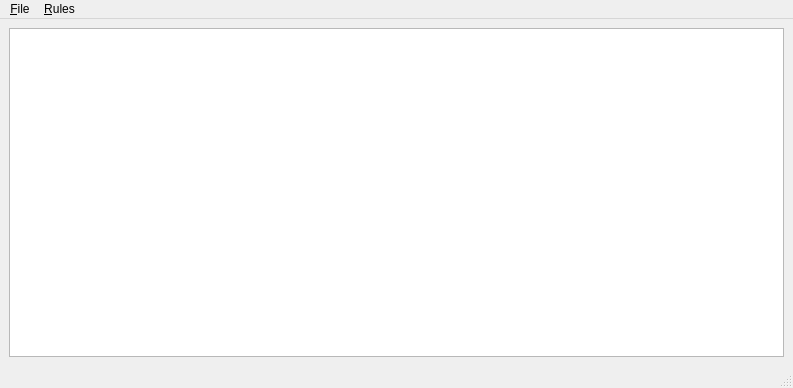
<?xml version="1.0" encoding="UTF-8"?>
<ui version="4.0">
 <class>MainWindow</class>
 <widget class="QMainWindow" name="MainWindow">
  <property name="geometry">
   <rect>
    <x>0</x>
    <y>0</y>
    <width>793</width>
    <height>388</height>
   </rect>
  </property>
  <property name="sizePolicy">
   <sizepolicy hsizetype="Preferred" vsizetype="Preferred">
    <horstretch>0</horstretch>
    <verstretch>0</verstretch>
   </sizepolicy>
  </property>
  <property name="windowTitle">
   <string>MainWindow</string>
  </property>
  <widget class="QWidget" name="centralwidget">
   <layout class="QVBoxLayout" name="verticalLayout_2">
    <item>
     <layout class="QVBoxLayout" name="verticalLayout" stretch="0">
      <property name="spacing">
       <number>0</number>
      </property>
      <property name="sizeConstraint">
       <enum>QLayout::SetNoConstraint</enum>
      </property>
      <property name="bottomMargin">
       <number>0</number>
      </property>
      <item>
       <widget class="QTableView" name="tableView">
        <property name="sizePolicy">
         <sizepolicy hsizetype="Minimum" vsizetype="Expanding">
          <horstretch>0</horstretch>
          <verstretch>0</verstretch>
         </sizepolicy>
        </property>
        <property name="layoutDirection">
         <enum>Qt::LeftToRight</enum>
        </property>
        <property name="editTriggers">
         <set>QAbstractItemView::NoEditTriggers</set>
        </property>
        <property name="showDropIndicator" stdset="0">
         <bool>false</bool>
        </property>
        <property name="alternatingRowColors">
         <bool>true</bool>
        </property>
        <property name="selectionMode">
         <enum>QAbstractItemView::SingleSelection</enum>
        </property>
        <property name="selectionBehavior">
         <enum>QAbstractItemView::SelectRows</enum>
        </property>
        <property name="textElideMode">
         <enum>Qt::ElideRight</enum>
        </property>
        <property name="sortingEnabled">
         <bool>false</bool>
        </property>
        <property name="wordWrap">
         <bool>false</bool>
        </property>
        <attribute name="horizontalHeaderStretchLastSection">
         <bool>true</bool>
        </attribute>
        <attribute name="verticalHeaderStretchLastSection">
         <bool>false</bool>
        </attribute>
       </widget>
      </item>
     </layout>
    </item>
   </layout>
  </widget>
  <widget class="QMenuBar" name="menubar">
   <property name="geometry">
    <rect>
     <x>0</x>
     <y>0</y>
     <width>793</width>
     <height>20</height>
    </rect>
   </property>
   <widget class="QMenu" name="menuFile">
    <property name="title">
     <string>&amp;File</string>
    </property>
    <addaction name="actionExit"/>
   </widget>
   <widget class="QMenu" name="menuRules">
    <property name="title">
     <string>&amp;Rules</string>
    </property>
    <addaction name="actionDelete_selected"/>
    <addaction name="separator"/>
    <addaction name="actionShow_active_only"/>
    <addaction name="actionShow_all"/>
    <addaction name="separator"/>
    <addaction name="actionSave"/>
   </widget>
   <addaction name="menuFile"/>
   <addaction name="menuRules"/>
  </widget>
  <widget class="QStatusBar" name="statusbar"/>
  <action name="actionExit">
   <property name="text">
    <string>&amp;Exit</string>
   </property>
  </action>
  <action name="actionAbout">
   <property name="text">
    <string>&amp;About</string>
   </property>
  </action>
  <action name="actionDelete_selected">
   <property name="text">
    <string>&amp;Delete selected</string>
   </property>
  </action>
  <action name="actionShow_active_only">
   <property name="checkable">
    <bool>true</bool>
   </property>
   <property name="checked">
    <bool>false</bool>
   </property>
   <property name="text">
    <string>&amp;Show active only</string>
   </property>
  </action>
  <action name="actionShow_all">
   <property name="checkable">
    <bool>true</bool>
   </property>
   <property name="checked">
    <bool>true</bool>
   </property>
   <property name="enabled">
    <bool>false</bool>
   </property>
   <property name="text">
    <string>Show &amp;all</string>
   </property>
  </action>
  <action name="actionPreferences">
   <property name="text">
    <string>Preferences</string>
   </property>
  </action>
  <action name="actionSave">
   <property name="text">
    <string>Save all to Rulesfile</string>
   </property>
  </action>
 </widget>
 <resources/>
 <connections/>
</ui>
